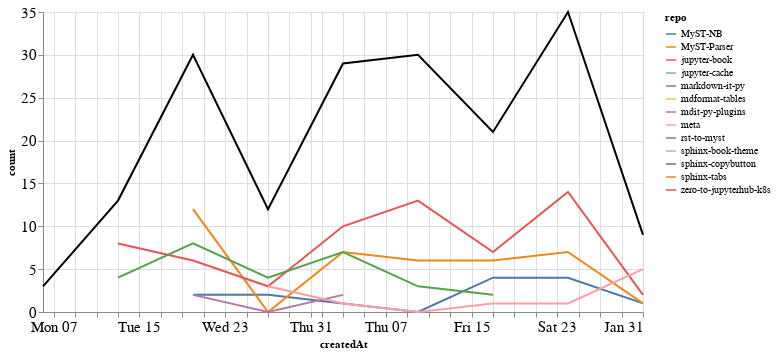

Notebook cell for this chart:
### Markdown cell above
### Comments

### Code cell
comments_time = comments.groupby('repo').resample('W', on='createdAt').count()['author'].reset_index()
comments_time = comments_time.rename(columns={'author': 'count'})
comments_time_total = comments_time.groupby('createdAt').agg({"count": "sum"}).reset_index()
ch1 = alt.Chart(comments_time, width=600).mark_line().encode(
    x='createdAt',
    y='count',
    color='repo',
    tooltip="repo"
)

ch2 = alt.Chart(comments_time_total, width=600).mark_line(color="black").encode(
    x='createdAt',
    y='count',
)

ch1 + ch2

### Figure 1 — Vega-Lite specification as saved in the notebook (floating-point values rounded to 4 significant figures)
{"config": {"axisLeft": {"labelFontSize": 15}, "axisBottom": {"labelFontSize": 15}}, "layer": [{"data": {"name": "data-abb1124463bbc4943faf4bca08633783"}, "mark": "line", "encoding": {"color": {"type": "nominal", "field": "repo"}, "tooltip": {"type": "nominal", "field": "repo"}, "x": {"type": "temporal", "field": "createdAt"}, "y": {"type": "quantitative", "field": "count"}}, "width": 600}, {"data": {"name": "data-7bbc83d4608c5d2e16cd80eafa07faab"}, "mark": {"type": "line", "color": "black"}, "encoding": {"x": {"type": "temporal", "field": "createdAt"}, "y": {"type": "quantitative", "field": "count"}}, "width": 600}], "$schema": "https://vega.github.io/schema/vega-lite/v4.8.1.json", "datasets": {"data-abb1124463bbc4943faf4bca08633783": [{"repo": "MyST-NB", "createdAt": "2020-12-20T00:00:00", "count": 2}, {"repo": "MyST-NB", "createdAt": "2020-12-27T00:00:00", "count": 2}, {"repo": "MyST-NB", "createdAt": "2021-01-03T00:00:00", "count": 1}, {"repo": "MyST-NB", "createdAt": "2021-01-10T00:00:00", "count": 0}, {"repo": "MyST-NB", "createdAt": "2021-01-17T00:00:00", "count": 4}, {"repo": "MyST-NB", "createdAt": "2021-01-24T00:00:00", "count": 4}, {"repo": "MyST-NB", "createdAt": "2021-01-31T00:00:00", "count": 1}, {"repo": "MyST-Parser", "createdAt": "2020-12-20T00:00:00", "count": 12}, {"repo": "MyST-Parser", "createdAt": "2020-12-27T00:00:00", "count": 0}, {"repo": "MyST-Parser", "createdAt": "2021-01-03T00:00:00", "count": 7}, {"repo": "MyST-Parser", "createdAt": "2021-01-10T00:00:00", "count": 6}, {"repo": "MyST-Parser", "createdAt": "2021-01-17T00:00:00", "count": 6}, {"repo": "MyST-Parser", "createdAt": "2021-01-24T00:00:00", "count": 7}, {"repo": "MyST-Parser", "createdAt": "2021-01-31T00:00:00", "count": 1}, {"repo": "jupyter-book", "createdAt": "2020-12-13T00:00:00", "count": 8}, {"repo": "jupyter-book", "createdAt": "2020-12-20T00:00:00", "count": 6}, {"repo": "jupyter-book", "createdAt": "2020-12-27T00:00:00", "count": 3}, {"repo": "jupyter-book", "createdAt": "2021-01-03T00:00:00", "count": 10}, {"repo": "jupyter-book", "createdAt": "2021-01-10T00:00:00", "count": 13}, {"repo": "jupyter-book", "createdAt": "2021-01-17T00:00:00", "count": 7}, {"repo": "jupyter-book", "createdAt": "2021-01-24T00:00:00", "count": 14}, {"repo": "jupyter-book", "createdAt": "2021-01-31T00:00:00", "count": 2}, {"repo": "jupyter-cache", "createdAt": "2021-01-17T00:00:00", "count": 1}, {"repo": "markdown-it-py", "createdAt": "2020-12-13T00:00:00", "count": 4}, {"repo": "markdown-it-py", "createdAt": "2020-12-20T00:00:00", "count": 8}, {"repo": "markdown-it-py", "createdAt": "2020-12-27T00:00:00", "count": 4}, {"repo": "markdown-it-py", "createdAt": "2021-01-03T00:00:00", "count": 7}, {"repo": "markdown-it-py", "createdAt": "2021-01-10T00:00:00", "count": 3}, {"repo": "markdown-it-py", "createdAt": "2021-01-17T00:00:00", "count": 2}, {"repo": "mdformat-tables", "createdAt": "2020-12-13T00:00:00", "count": 1}, {"repo": "mdit-py-plugins", "createdAt": "2020-12-20T00:00:00", "count": 2}, {"repo": "mdit-py-plugins", "createdAt": "2020-12-27T00:00:00", "count": 0}, {"repo": "mdit-py-plugins", "createdAt": "2021-01-03T00:00:00", "count": 2}, {"repo": "meta", "createdAt": "2020-12-27T00:00:00", "count": 3}, {"repo": "meta", "createdAt": "2021-01-03T00:00:00", "count": 1}, {"repo": "meta", "createdAt": "2021-01-10T00:00:00", "count": 0}, {"repo": "meta", "createdAt": "2021-01-17T00:00:00", "count": 1}, {"repo": "meta", "createdAt": "2021-01-24T00:00:00", "count": 1}, {"repo": "meta", "createdAt": "2021-01-31T00:00:00", "count": 5}, {"repo": "rst-to-myst", "createdAt": "2021-01-10T00:00:00", "count": 8}, {"repo": "sphinx-book-theme", "createdAt": "2021-01-24T00:00:00", "count": 5}, {"repo": "sphinx-copybutton", "createdAt": "2020-12-06T00:00:00", "count": 3}, {"repo": "sphinx-tabs", "createdAt": "2021-01-24T00:00:00", "count": 4}, {"repo": "zero-to-jupyterhub-k8s", "createdAt": "2021-01-03T00:00:00", "count": 1}], "data-7bbc83d4608c5d2e16cd80eafa07faab": [{"createdAt": "2020-12-06T00:00:00", "count": 3}, {"createdAt": "2020-12-13T00:00:00", "count": 13}, {"createdAt": "2020-12-20T00:00:00", "count": 30}, {"createdAt": "2020-12-27T00:00:00", "count": 12}, {"createdAt": "2021-01-03T00:00:00", "count": 29}, {"createdAt": "2021-01-10T00:00:00", "count": 30}, {"createdAt": "2021-01-17T00:00:00", "count": 21}, {"createdAt": "2021-01-24T00:00:00", "count": 35}, {"createdAt": "2021-01-31T00:00:00", "count": 9}]}}
